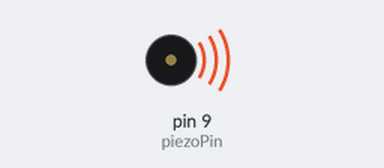
Simulated run of this sketch. Board: Arduino Uno, built with avr-gcc and run on an emulated ATmega328P. On the bench: buzzer (waves = sounding).

Above: at 0.1 s.
Timing chart, 0 to 1.6 s (numbered marks = the images above):
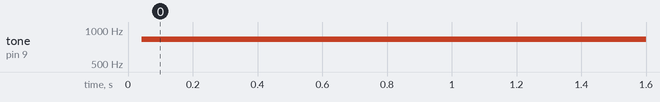

Measured:
- by itself, tone on pin 9 (piezoPin): silent → 826 Hz at 0.04 s

The sketch:

BUZZ.ino
```cpp
int piezoPin = 9;

void setup() {
pinMode(piezoPin, OUTPUT);
}

void loop() {

digitalWrite(piezoPin, HIGH);
delayMicroseconds(600);
digitalWrite(piezoPin, LOW);
delayMicroseconds(600);
}
```
